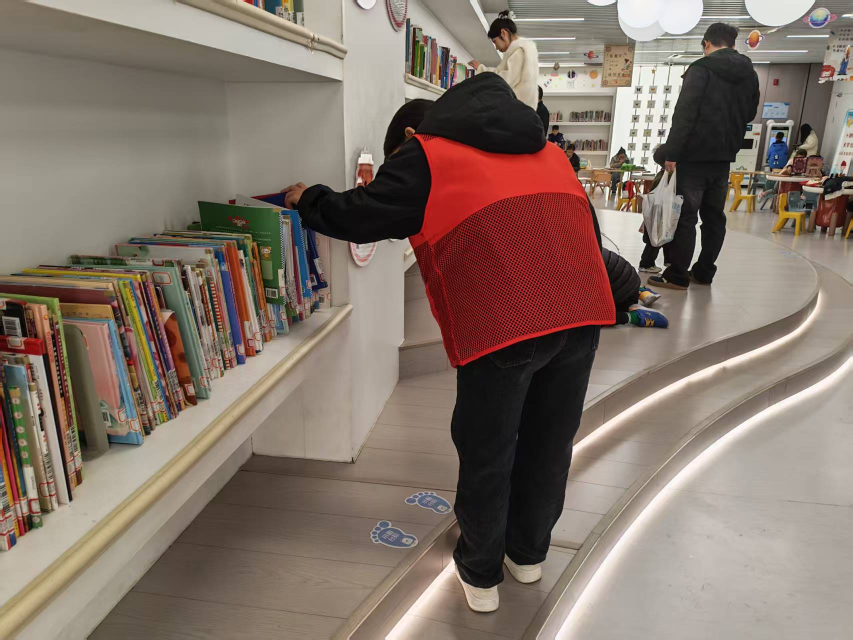
#> input picture ai/test.png, 1706 x 1279 px (shown at 1/2 size)
$ python sample_theme_colors.py ../ai/test.png
#> lines starting #> are read from the running program, lines starting #| are printed output that depends on the picture
"""从参考图里取主色，产出可直接用的主题令牌（不靠肉眼猜）。

用法：
  python scripts/sample_theme_colors.py <参考图1> <参考图2> ...

做法：缩图后用中位切分量化到 12 色，再按像素占比排序输出十六进制值。
量化是为了抵消 JPEG 压缩与抗锯齿产生的杂色，同时保留版面的大色块结构。
"""

from __future__ import annotations

import sys
from collections import Counter
from pathlib import Path

try:
    from PIL import Image
except ImportError:  # pragma: no cover - 环境缺依赖时给出可执行提示
    print("需要 Pillow：.\\.venv\\Scripts\\python.exe -m pip install Pillow")
    raise SystemExit(1)


def dominant_colors(path: Path, top: int = 8) -> list[tuple[str, float]]:
#> called with top = 8
    image = Image.open(path).convert("RGB")
#> image is the input picture: PIL image 1706x1279 RGB; mean R, G, B 132.2, 116.4, 105.9
    image.thumbnail((240, 240))
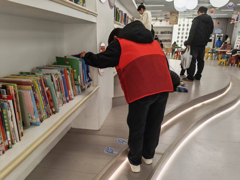
#> image: PIL image 240x180 RGB; mean R, G, B 132.2, 116.3, 105.8
    quantized = image.quantize(colors=12, method=Image.MEDIANCUT).convert("RGB")
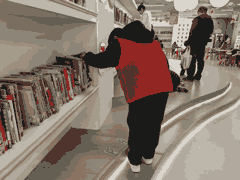
#> quantized: PIL image 240x180 RGB; mean R, G, B 132, 116.3, 105.5
    pixels = list(quantized.getdata())
#> pixels = 43200 items
    counter = Counter(pixels)
#> counter = 12 items
    total = len(pixels)
#> total = 43200
    return [
        ("#%02X%02X%02X" % rgb, count / total * 100)
        for rgb, count in counter.most_common(top)
    ]


def blue_family(path: Path) -> list[tuple[str, str]]:
    """自动找出这一页里的"主蓝"：最饱和的蓝与最深的蓝。

    按坐标取样很容易被版面的白边带偏；直接在全图里找"蓝色分量占优且饱和度高"的
    像素更稳——主色条、编号数字、章节标题都是这种像素。
    """
    image = Image.open(path).convert("RGB")
    image.thumbnail((400, 400))
    most_saturated = None
    darkest = None
    for red, green, blue in list(image.getdata()):
        if blue <= red + 20 or blue < 90:
            continue
        saturation = blue - min(red, green)
        if most_saturated is None or saturation > most_saturated[0]:
            most_saturated = (saturation, (red, green, blue))
        if darkest is None or blue < darkest[0]:
            darkest = (blue, (red, green, blue))
    results = []
    if most_saturated:
        results.append(("最饱和蓝", "#%02X%02X%02X" % most_saturated[1]))
    if darkest:
        results.append(("最深蓝", "#%02X%02X%02X" % darkest[1]))
    return results


def sample_at(path: Path, points: list[tuple[str, float, float]]) -> list[tuple[str, str]]:
    """按归一化坐标取具体位置的颜色（色条、标题、底色这种"指定位置"更可靠）。"""
    image = Image.open(path).convert("RGB")
    width, height = image.size
    results = []
    for label, x_ratio, y_ratio in points:
        x = min(width - 1, max(0, int(width * x_ratio)))
        y = min(height - 1, max(0, int(height * y_ratio)))
        results.append((label, "#%02X%02X%02X" % image.getpixel((x, y))))
    return results


for target in sys.argv[1:]:
    path = Path(target)
    if not path.exists():
        print(f"找不到文件：{path}")
        continue
    print(f"\n=== {path.name} 主色 ===")
    for hex_value, share in dominant_colors(path):
        bar = "█" * max(1, int(share / 2))
#> bar = '█████'
        print(f"  {hex_value}  {share:5.1f}%  {bar}")
#|   #1A1A19   11.6%  █████
    for label, hex_value in blue_family(path):
#> in blue_family, `image.thumbnail((400, 400))`:
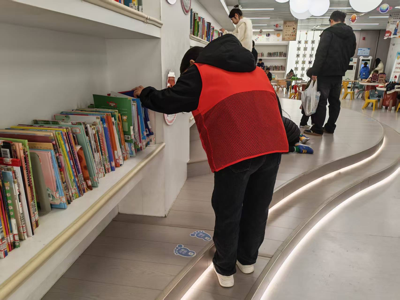
#> image: PIL image 400x300 RGB; mean R, G, B 132.4, 116.5, 106
#> the loop in blue_family, `for red, green, blue in list(image.getdata()):` made 120000 passes
#> (saturation, most_saturated, darkest) on pass 120: (59, (59, (53, 77, 112)), (112, (53, 77, 112)))
#> (saturation, most_saturated) on passes 520, 3581, 3982: (63, (63, (47, 76, 110))), (67, (67, (100, 138, 167))), (73, (73, (89, 120, 162)))
#> after the loop in blue_family, `for red, green, blue in list(image.getdata()):`: darkest = (90, (24, 46, 90)); most_saturated = (118, (137, 178, 255))
        print(f"  {label}：{hex_value}")
